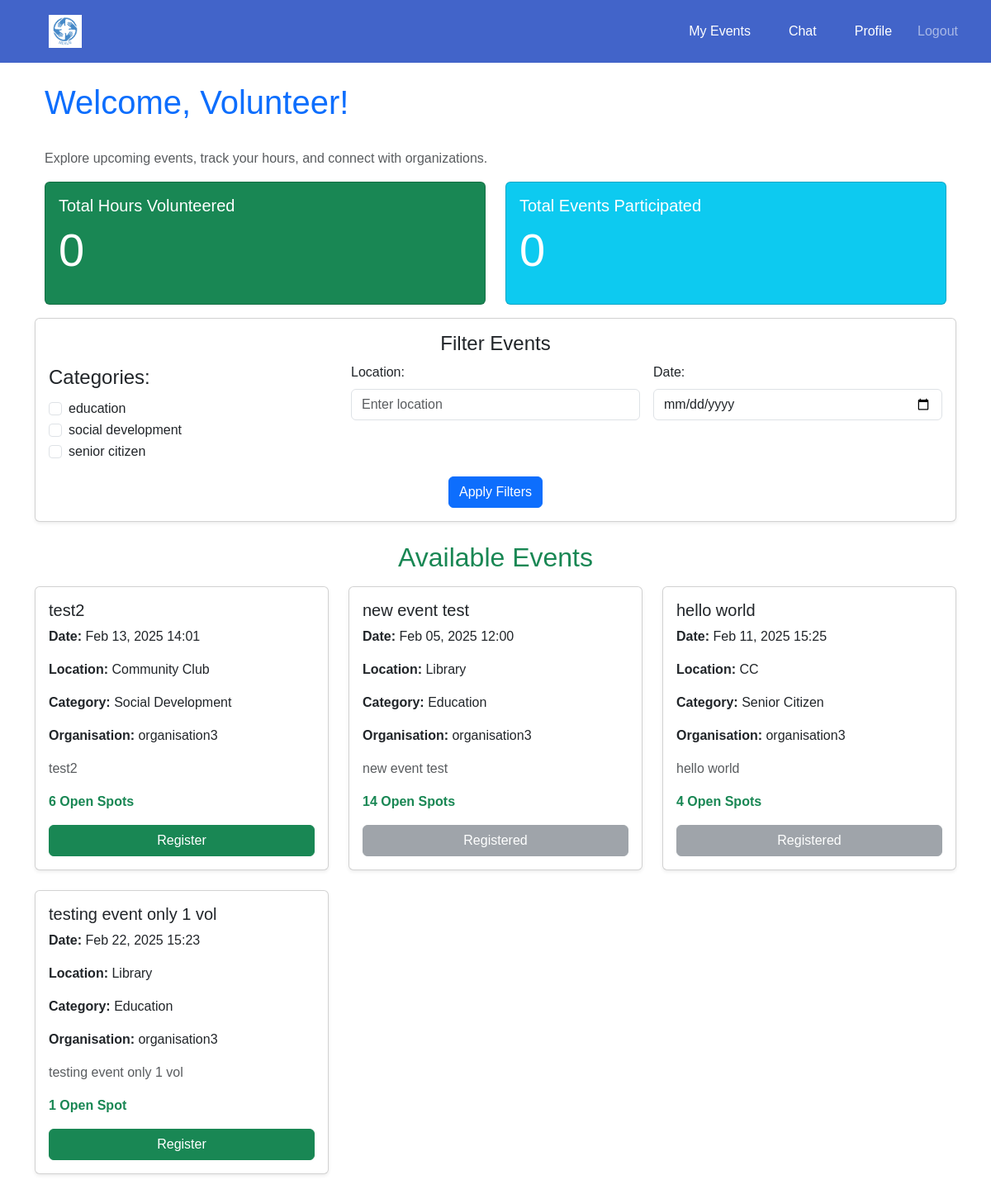
The page /events/dashboard/volunteer/ (signed in) on the database as committed earlier.
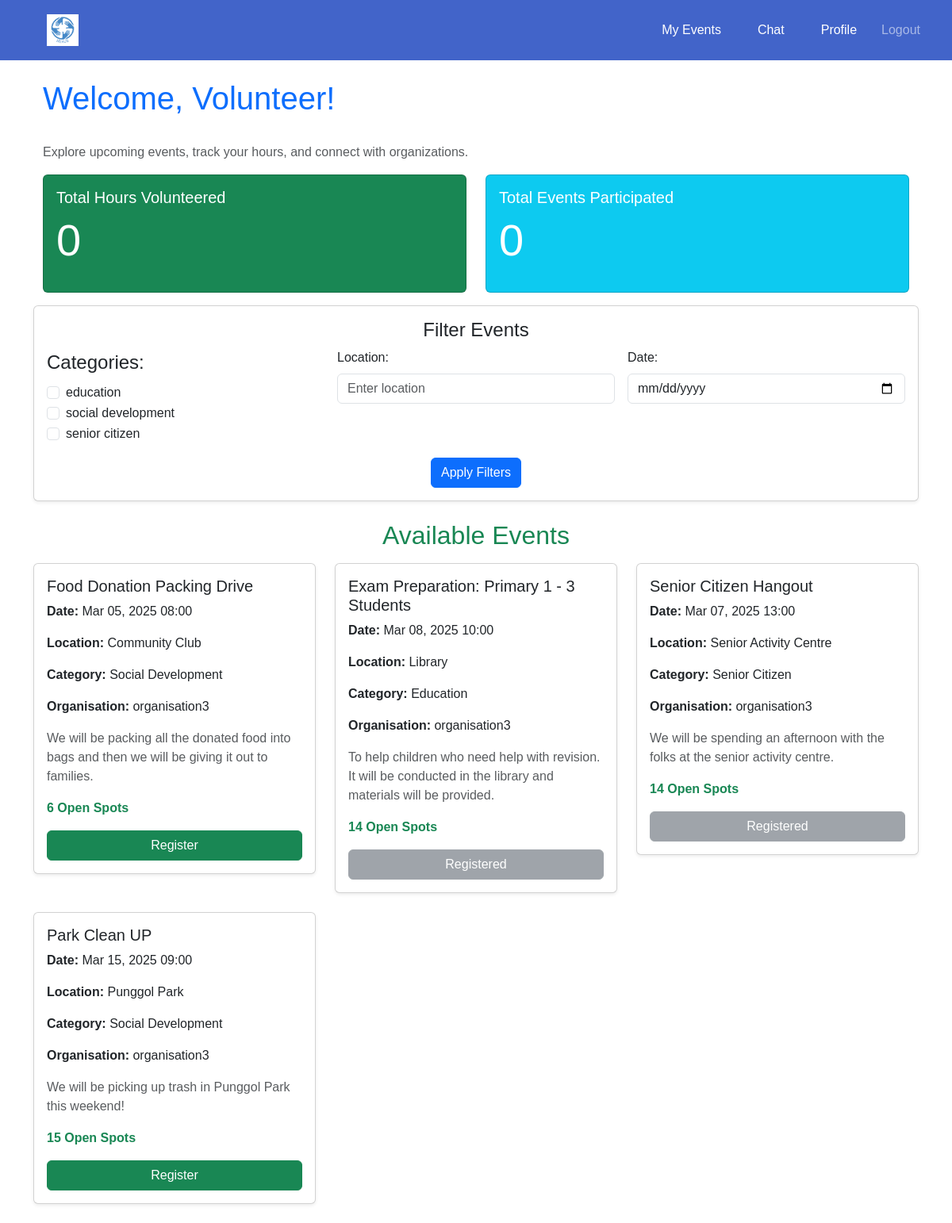
The same page on the database as committed later.
### events/models.py (models this page shows, shortened)
class Event(models.Model):
    CATEGORY_CHOICES = [
        ('education', 'Education'),
        ('social development', 'Social Development'),
        ('senior citizen', 'Senior Citizen'),
    ]
    organisation = models.ForeignKey(settings.AUTH_USER_MODEL, on_delete=models.CASCADE)
    name = models.CharField(max_length=255)
    description = models.TextField()
    date = models.DateTimeField()
    location = models.CharField(max_length=255)
    volunteers_needed = models.PositiveIntegerField()
    roles_responsibilities = models.TextField()
    category = models.CharField(max_length=50, choices=CATEGORY_CHOICES, blank=False, default='Education')
    duration_hours = models.FloatField(default=0)

### accounts/models.py (models this page shows, shortened)
class CustomUser(AbstractUser):
    USER_TYPE_CHOICES = [
        ('volunteer', 'Volunteer'),
        ('organisation', 'Organisation'),
    ]
    user_type = models.CharField(max_length=20, choices=USER_TYPE_CHOICES)
    contact_number = models.CharField(max_length=10, blank= True, null=True)
    full_name = models.CharField(max_length=255, blank=True, null=True)
    personnel_name = models.CharField(max_length=255, blank=True, null=True)
    profile_picture = models.ImageField(upload_to='profile_pics', blank=True, null=True)

### events/views.py (the view)
# urls.py: path('dashboard/volunteer/', views.volunteer_dashboard, name='volunteer_dashboard'),
@login_required
def volunteer_dashboard(request):
    if request.user.user_type == 'volunteer':
        events = Event.objects.all()
        registered_event_ids = set(
            VolunteerEvent.objects.filter(volunteer=request.user, status='registered')
            .values_list('event_id', flat=True)
        )
        total_hours = VolunteerParticipation.objects.filter(volunteer=request.user).aggregate(Sum('hours_contributed'))['hours_contributed__sum'] or 0
        total_events = VolunteerParticipation.objects.filter(volunteer=request.user).count()
        selected_categories = request.GET.getlist('category')
        location = request.GET.get('location', '').strip()
        date = request.GET.get('date', '').strip()
        if selected_categories:
            events = events.filter(category__in=selected_categories)
        if location:
            events = events.filter(location__icontains=location)
        if date:
            events = events.filter(date=date)
        category_choices = dict(Event.CATEGORY_CHOICES)
        categories = list(category_choices.keys())
        for event in events:
            event.volunteer_count = VolunteerEvent.objects.filter(event=event, status='registered').count()
            event.open_spots = max(event.volunteers_needed - event.volunteer_count, 0)
        return render(request, 'events/volunteer_dashboard.html', {
            'events': events,
            'categories': categories,
            'category_labels': category_choices,
            'selected_categories': selected_categories,
            'registered_event_ids': registered_event_ids,
            'total_hours': total_hours,
            'total_events': total_events,
        })
    return redirect('home')

### events/templates/events/volunteer_dashboard.html (shortened to what the changed rows need)
{% extends 'base.html' %}
{% block content %}
<div class="container mt-4">
    <div class="d-flex justify-content-between align-items-center mb-4">
        <h1 class="text-primary">Welcome, Volunteer!</h1>
    </div>
</div>
    <h2 class="text-center text-success mb-3">Available Events</h2>
    {% if events %}
        <div class="row">
            {% for event in events %}
                <div class="col-md-6 col-lg-4">
                    <div class="card shadow-sm mb-4">
                        <div class="card-body">
                            <h5 class="card-title">{{ event.name }}</h5>
                            <p><strong>Date:</strong> {{ event.date|date:"M d, Y H:i" }}</p>
                            <p><strong>Location:</strong> {{ event.location }}</p>
                            <p><strong>Category:</strong> {{ event.get_category_display }}</p>
                            <p><strong>Organisation:</strong> {{ event.organisation.username }}</p>
                            <p class="text-muted">{{ event.description }}</p>
                            {% if event.open_spots > 0 %}
                                <p class="text-success"><strong>{{ event.open_spots }} Open Spot{{ event.open_spots|pluralize }}</strong></p>
                            {% else %}
                                <p class="text-danger"><strong>No Open Spots</strong></p>
                            {% endif %}
                            <div class="d-grid">
                                {% if event.id in registered_event_ids %}
                                    <button class="btn btn-secondary w-100" disabled>
                                         Registered
                                    </button>
                                {% elif event.open_spots > 0 %}
                                    <form action="{% url 'events:register_for_event' event.id %}" method="post">
                                        <button type="submit" class="btn btn-success w-100">
                                             Register
                                        </button>
                                    </form>
                                {% endif %}
                            </div>
                        </div>
                    </div>
                </div>
            {% endfor %}
        </div>
    {% else %}
        <div class="alert alert-info text-center">
            <p>No events found matching your criteria.</p>
        </div>
    {% endif %}
</div>
{% endblock %}

Rows that differ between the two databases and show on the page:
changed Event "Community Club": name "test2" → "Food Donation Packing Drive"; date "Feb 13, 2025 14:01" → "Mar 05, 2025 08:00"; description "test2" → "We will be packing all the donated food into bags and then we will be giving it out to families."
changed Event "Library": name "new event test" → "Exam Preparation: Primary 1 - 3 Students"; date "Feb 05, 2025 12:00" → "Mar 08, 2025 10:00"; description "new event test" → "To help children who need help with revision. It will be conducted in the library and materials will be provided."
changed Event "Senior Citizen": name "hello world" → "Senior Citizen Hangout"; date "Feb 11, 2025 15:25" → "Mar 07, 2025 13:00"; location "CC" → "Senior Activity Centre"; description "hello world" → "We will be spending an afternoon with the folks at the senior activity centre."; open_spots "4" → "14"
changed Event: name "testing event only 1 vol" → "Park Clean UP"; date "Feb 22, 2025 15:23" → "Mar 15, 2025 09:00"; location "Library" → "Punggol Park"; category "Education" → "Social Development"; description "testing event only 1 vol" → "We will be picking up trash in Punggol Park this weekend!"; open_spots "1" → "15"
